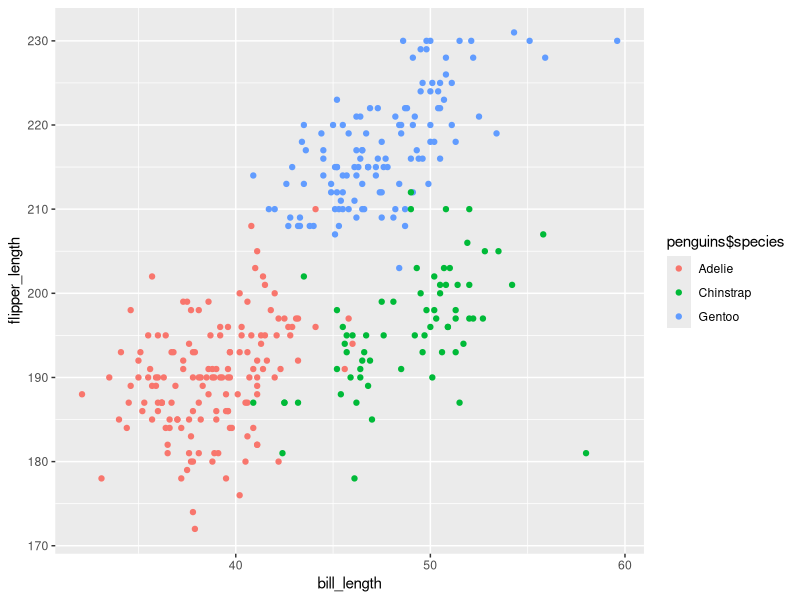

R code for this plot:
## ---- chunk 1
library(tidyverse)
## ---- chunk 2

# Make sure the randomly generated values are same and reproducible

set.seed(1)

# Create a data frame

pro1_df = tibble(
  vec_num = rnorm(10),
  vec_logical = if_else(vec_num > 0, TRUE, FALSE),
  vec_char = c("First", "Second", "Third", "Forth", "Fifth", "Sixth", "Seventh", "Eighth", "Ninth", "Tenth"),
  vec_factor = factor(c("A", "B", "C", "B", "A", "C", "B", "B", "C", "A"))
)

# Call data frame

pro1_df

## ---- chunk 3

# Extract each variable and calculate means

ext_num = pull(pro1_df, vec_num)
# the mean of the variable "vec_num" is 0.1322028
mean(ext_num)

ext_logical = pull(pro1_df, vec_logical)
# the mean of the variable "vec_logical" is 0.6
mean(ext_logical)

ext_char = pull(pro1_df, vec_char)
# This doesn't work, because this is not a numerical or logical argument
mean(ext_char)

ext_factor = pull(pro1_df, vec_factor)
# This doesn't work, because this is not a numerical or logical argument
mean(ext_factor)

## ---- chunk 4
data("penguins", package = "palmerpenguins")
## ---- chunk 5

# Make a scatter plot
plot_df = tibble(
  bill_length = penguins$bill_length_mm,
  flipper_length = penguins$flipper_length_mm,
)

penguins_plot = ggplot(plot_df, aes(x = bill_length, y = flipper_length, color = penguins$species)) + geom_point()

# Save the scatter plot to project directory
ggsave("First scatter plot.png", penguins_plot)

